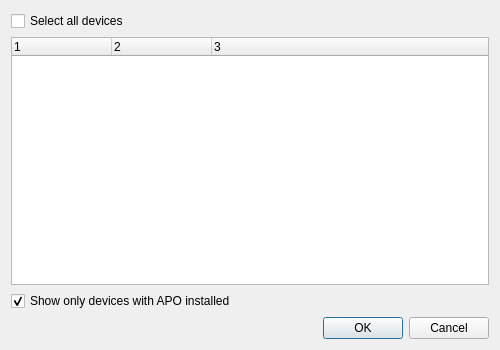
<?xml version="1.0" encoding="UTF-8"?>
<ui version="4.0">
 <class>DeviceFilterGUIDialog</class>
 <widget class="QDialog" name="DeviceFilterGUIDialog">
  <property name="geometry">
   <rect>
    <x>0</x>
    <y>0</y>
    <width>500</width>
    <height>350</height>
   </rect>
  </property>
  <property name="windowTitle">
   <string>Device selection</string>
  </property>
  <layout class="QGridLayout" name="gridLayout">
   <item row="1" column="0">
    <widget class="QTreeWidget" name="treeWidget">
     <property name="columnCount">
      <number>3</number>
     </property>
     <column>
      <property name="text">
       <string notr="true">1</string>
      </property>
     </column>
     <column>
      <property name="text">
       <string notr="true">2</string>
      </property>
     </column>
     <column>
      <property name="text">
       <string notr="true">3</string>
      </property>
     </column>
    </widget>
   </item>
   <item row="0" column="0">
    <widget class="QCheckBox" name="allDevicesCheckBox">
     <property name="text">
      <string>Select all devices</string>
     </property>
    </widget>
   </item>
   <item row="3" column="0">
    <widget class="QDialogButtonBox" name="buttonBox">
     <property name="orientation">
      <enum>Qt::Horizontal</enum>
     </property>
     <property name="standardButtons">
      <set>QDialogButtonBox::Cancel|QDialogButtonBox::Ok</set>
     </property>
    </widget>
   </item>
   <item row="2" column="0">
    <widget class="QCheckBox" name="showOnlyInstalledCheckBox">
     <property name="text">
      <string>Show only devices with APO installed</string>
     </property>
     <property name="checked">
      <bool>true</bool>
     </property>
    </widget>
   </item>
  </layout>
 </widget>
 <resources/>
 <connections>
  <connection>
   <sender>buttonBox</sender>
   <signal>accepted()</signal>
   <receiver>DeviceFilterGUIDialog</receiver>
   <slot>accept()</slot>
   <hints>
    <hint type="sourcelabel">
     <x>248</x>
     <y>254</y>
    </hint>
    <hint type="destinationlabel">
     <x>157</x>
     <y>274</y>
    </hint>
   </hints>
  </connection>
  <connection>
   <sender>buttonBox</sender>
   <signal>rejected()</signal>
   <receiver>DeviceFilterGUIDialog</receiver>
   <slot>reject()</slot>
   <hints>
    <hint type="sourcelabel">
     <x>316</x>
     <y>260</y>
    </hint>
    <hint type="destinationlabel">
     <x>286</x>
     <y>274</y>
    </hint>
   </hints>
  </connection>
 </connections>
</ui>
